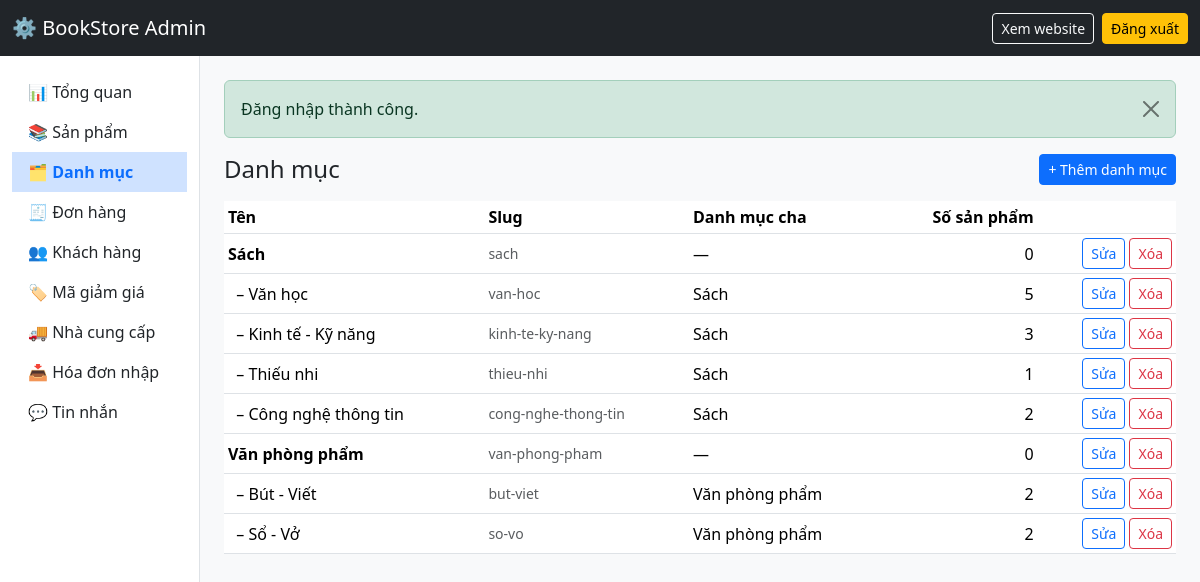
The app's page /admin/danh-muc (signed in) with its own data.
### tables this page shows
CREATE TABLE categories (
    id          INT UNSIGNED AUTO_INCREMENT PRIMARY KEY,
    parent_id   INT UNSIGNED NULL,                       
    name        VARCHAR(100) NOT NULL,
    slug        VARCHAR(120) NOT NULL UNIQUE,            
    description VARCHAR(255) NULL,
    CONSTRAINT fk_cat_parent FOREIGN KEY (parent_id) REFERENCES categories(id) ON DELETE SET NULL
);

### app/core/Controller.php (called while the page is built, shortened)
<?php
abstract class Controller
{
    protected function render(string $view, array $data = [], string $layout = 'main'): void
    {
        extract($data);
        require APP_PATH . "/views/$view.php";
    }
}

### app/controllers/AdminController.php (called while the page is built, shortened)
<?php
abstract class AdminController extends Controller
{
    protected function view(string $view, array $data = []): void
    {
        $this->render($view, $data, 'admin');
    }
}

### app/controllers/AdminCategoryController.php (called while the page is built, shortened)
<?php
class AdminCategoryController extends AdminController
{
    public function index(): void
    {
        $this->view('admin/categories/index', ['title' => 'Danh mục', 'categories' => (new Category())->allWithCounts()]);
    }
}

### public/index.php (called while the page is built, shortened)
<?php
require APP_PATH . '/core/helpers.php';
$router = new Router();
$router->dispatch($_SERVER['REQUEST_METHOD'], $_SERVER['REQUEST_URI']);

### app/core/helpers.php (called while the page is built, shortened)
<?php
function e($value): string
{
    return htmlspecialchars((string)$value, ENT_QUOTES, 'UTF-8');
}
function url(string $path = ''): string
{
    return BASE_URL . '/' . ltrim($path, '/');
}

### app/models/Category.php (called while the page is built, shortened)
<?php
class Category extends Model
{
    public function allWithCounts(): array
    {
        return $this->db->query("SELECT c.*, par.name AS parent_name, (SELECT COUNT(*) FROM products p WHERE p.category_id = c.id) AS product_count
                                 FROM categories c LEFT JOIN categories par ON par.id = c.parent_id ORDER BY COALESCE(c.parent_id, c.id), c.parent_id IS NOT NULL, c.id")->fetchAll();
    }
}

### app/views/admin/categories/index.php (the view)
<div class="d-flex justify-content-between align-items-center mb-3">
    <h1 class="h4 mb-0">Danh mục</h1>
    <a href="<?= url('/admin/danh-muc/them') ?>" class="btn btn-primary btn-sm">+ Thêm danh mục</a>
</div>
<div class="table-responsive"><table class="table table-sm table-hover align-middle bg-white">
    <thead><tr><th>Tên</th><th>Slug</th><th>Danh mục cha</th><th class="text-end">Số sản phẩm</th><th></th></tr></thead>
    <tbody>
    <?php foreach ($categories as $c): ?>
        <tr>
            <td><?= $c['parent_id'] ? '&nbsp;&nbsp;– ' : '<strong>' ?><?= e($c['name']) ?><?= $c['parent_id'] ? '' : '</strong>' ?></td>
            <td class="small text-muted"><?= e($c['slug']) ?></td>
            <td><?= e($c['parent_name'] ?? '—') ?></td>
            <td class="text-end"><?= (int)$c['product_count'] ?></td>
            <td class="text-end text-nowrap">
                <a href="<?= url('/admin/danh-muc/' . $c['id'] . '/sua') ?>" class="btn btn-sm btn-outline-primary">Sửa</a>
                <form method="post" action="<?= url('/admin/danh-muc/' . $c['id'] . '/xoa') ?>" class="d-inline" onsubmit="return confirm('Xóa danh mục này?')">
                    <?= csrf_field() ?><button class="btn btn-sm btn-outline-danger">Xóa</button>
                </form>
            </td>
        </tr>
    <?php endforeach; ?>
    </tbody>
</table></div>

### app/core/Router.php (shortened to what this page needs)
<?php
class Router
{
    private array $routes = [];
    private function add(string $method, string $path, string $handler): void
    {
        $regex = preg_replace('#\{(\w+)\}#', '(?P<$1>[^/]+)', $path);
        $this->routes[] = [$method, '#^' . $regex . '$#', $handler];
    }
    public function dispatch(string $method, string $uri): void
    {
        $path = parse_url($uri, PHP_URL_PATH);
        $path = preg_replace('#^' . preg_quote(BASE_URL, '#') . '(/public)?#', '', $path);
        $path = '/' . trim($path, '/');
        foreach ($this->routes as [$routeMethod, $regex, $handler]) {
            if ($routeMethod === $method && preg_match($regex, $path, $matches)) {
                $params = array_filter($matches, 'is_string', ARRAY_FILTER_USE_KEY);
                [$controllerName, $action] = explode('@', $handler);
                (new $controllerName())->$action(...array_values($params));
                return;
            }
        }
    }
}

### records on screen
categories: name "Sách", slug "sach", parent_name "—", product_count "0"
categories: name "Văn học", slug "van-hoc", parent.name "Sách", product_count "5"
categories: name "Kinh tế - Kỹ năng", slug "kinh-te-ky-nang", parent.name "Sách", product_count "3"
categories: name "Thiếu nhi", slug "thieu-nhi", parent.name "Sách", product_count "1"
categories: name "Công nghệ thông tin", slug "cong-nghe-thong-tin", parent.name "Sách", product_count "2"
categories: name "Văn phòng phẩm", slug "van-phong-pham", parent_name "—", product_count "0"
categories: name "Bút - Viết", slug "but-viet", parent.name "Văn phòng phẩm", product_count "2"
categories: name "Sổ - Vở", slug "so-vo", parent.name "Văn phòng phẩm", product_count "2"

### other values on screen
$label "📊 Tổng quan"
$label "📚 Sản phẩm"
$label "🗂 Danh mục"
$label "🧾 Đơn hàng"
$label "👥 Khách hàng"
$label "🏷 Mã giảm giá"
$label "🚚 Nhà cung cấp"
$label "📥 Hóa đơn nhập"
$f['message'] "Đăng nhập thành công."
